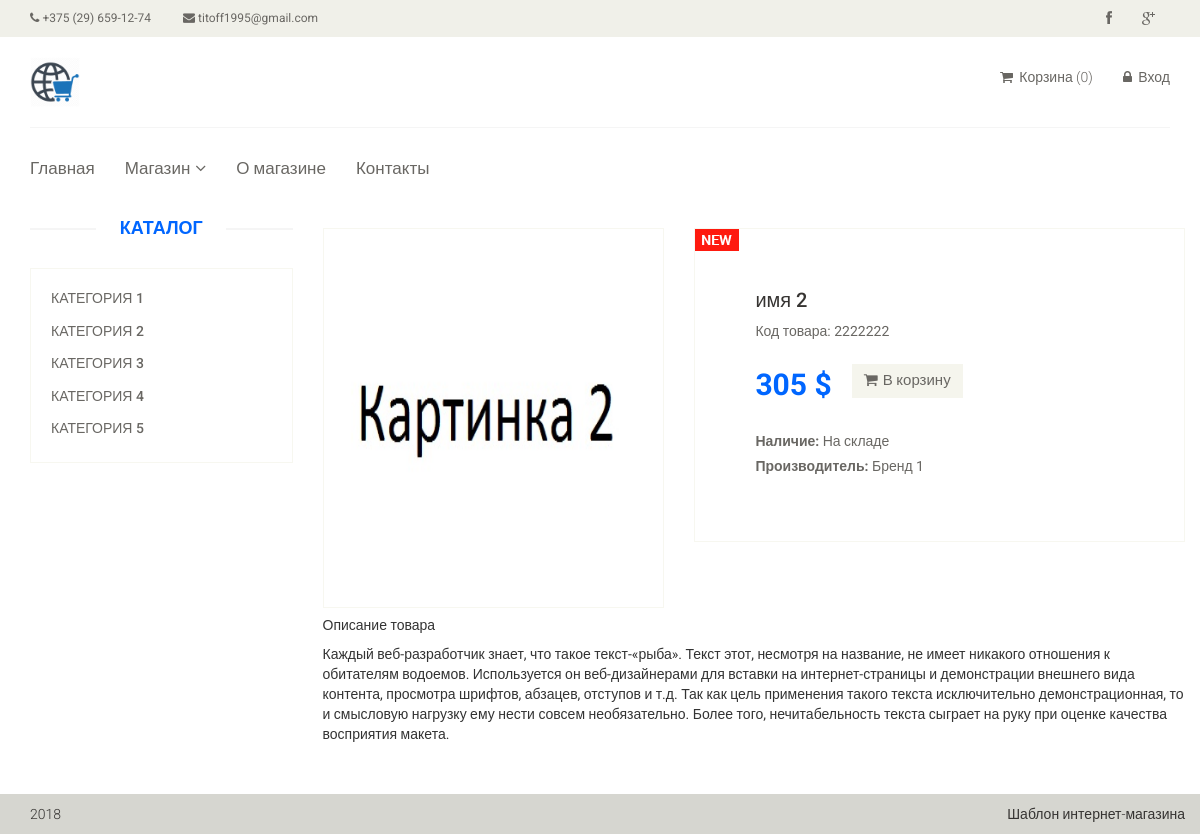
The app's page /product/2 with its own data.
### tables this page shows
CREATE TABLE `product` (
  `id` int(11) NOT NULL,
  `name` varchar(255) NOT NULL,
  `category_id` int(11) NOT NULL,
  `code` int(11) NOT NULL,
  `price` float NOT NULL,
  `availability` int(11) NOT NULL,
  `brand` varchar(255) NOT NULL,
  `image` varchar(255) NOT NULL,
  `description` text NOT NULL,
  `is_new` int(11) NOT NULL DEFAULT '0',
  `is_recommended` int(11) NOT NULL DEFAULT '0',
  `status` int(11) NOT NULL DEFAULT '1'
);

CREATE TABLE `category` (
  `id` int(11) NOT NULL,
  `name` varchar(255) NOT NULL,
  `sort_order` int(11) NOT NULL DEFAULT '0',
  `status` int(11) NOT NULL DEFAULT '1'
);

### config/routes.php (called while the page is built)
<?php
return array(
    'about'=>'site/about/',
    'product/([0-9]+)' => 'product/view/$1',
    'catalog' => 'catalog/index',
    'category/([0-9]+)/page-([0-9]+)' => 'catalog/category/$1/$2',
    'category/([0-9]+)' => 'catalog/category/$1',
     'cart/delete/([0-9]+)' => 'cart/delete/$1',
    'cart/checkout' => 'cart/checkout',
    'cart/add/([0-9]+)'=> 'cart/add/$1',
    'cart/addAjax/([0-9]+)'=> 'cart/addAjax/$1',
    'cart'=> 'cart/index',
    'contacts' => 'site/contact',
    'user/register' => 'user/register',
    'cabinet/edit' => 'cabinet/edit',
    'cabinet' => 'cabinet/index',
    'user/login' => 'user/login',
    'user/logout' => 'user/logout',
    '' => 'site/index',
);

### controllers/ProductController.php (called while the page is built, shortened)
<?php
include_once ROOT . '/models/Category.php';
include_once ROOT . '/models/Product.php';
class ProductController
{
    public function actionView($productId)
    {
        $categories = Category::getCategoriesList();
        $product = Product::getProductById($productId);
        require_once(ROOT . '/views/product/view.php');
        return true;
    }
}

### index.php (called while the page is built, shortened)
<?php
require_once (ROOT. '\components\Autoload.php');
$router = new Router();
$router->run();

### components/Autoload.php (called while the page is built, shortened)
<?php
spl_autoload_register(function ($class_name) {
    $array_path = array(
            '/components/',
            '/models/');
    foreach ($array_path as $path){
        $path = ROOT.$path.$class_name.'.php';
    }
});

### models/Cart.php (called while the page is built, shortened)
<?php
class Cart {
    public static function countItems() {
        if(isset($_SESSION['products'])){
            $count = 0;
            foreach($_SESSION['products'] as $id => $quantity ){
                $count = $count + $quantity;
            }
            return $count;
        } else {
            return 0;
        }
    }
}

### models/User.php (called while the page is built, shortened)
<?php
class User{
         public static function isGuest(){
             if (isset($_SESSION['user'])){
                 return false;
             }else{
                 return true ;
             }
         }
}

### models/Category.php (called while the page is built)
<?php
class Category {
     public static function getCategoriesList() {
        $db = Db::getConnection();
        $categoryList = array();
        $result = $db->query("SELECT id, name "
                ." FROM category ORDER BY sort_order ASC  ");
        $i = 0;
        while ($row = $result->fetch(PDO::FETCH_ASSOC) ){
            $categoryList[$i]['id'] = $row['id'];
            $categoryList[$i]['name'] = $row['name'];
            $i++;
        }
        return $categoryList;
}}

### models/Product.php (called while the page is built, shortened)
<?php
class Product {
    public static function getProductById($id) {
        $id = intval($id);
        if ($id) {
        $db = Db::getConnection();
        $products = array();
        $result = $db->query("SELECT * FROM product WHERE id=".$id);
        $result ->setFetchMode(PDO::FETCH_ASSOC);
        return $result->fetch();
        }
        return $products;
       }
        public static function getImage($id)
    {
        $noImage = 'no-image.jpg';
        $path = '/upload/images/products/';
        $pathToProductImage = $path . $id . '.jpg';
        if (file_exists($_SERVER['DOCUMENT_ROOT'].$pathToProductImage)) {
            return $pathToProductImage;
        }
        return $path . $noImage;
    }
}

### views/product/view.php (the view)
<?php include ROOT.'/views/layouts/header.php'; ?>
        <section>
            <div class="container">
                <div class="row">
                    <div class="col-sm-3">
                        <div class="left-sidebar">
                            <h2>Каталог</h2>
                            <div class="panel-group category-products">
                                <?php foreach ($categories as $categoryItem): ?>
                                <div class="panel panel-default">
                                    <div class="panel-heading">
                                        <h4 class="panel-title">
                                            <a href="/category/<?php echo $categoryItem["id"];?>"
                                                class = "<?php if ($categoryId == $categoryItem["id"]) echo 'active';?>" >
                                            <?php echo $categoryItem["name"];?>
                                            </a>
                                        </h4>
                                    </div>
                                </div>
                                <?php endforeach; ?>
                            </div>
                        </div>
                    </div>
                    <div class="col-sm-9 padding-right">
                        <div class="product-details">
                            <div class="row">
                                <div class="col-sm-5">
                                    <div class="view-product">
                                        <img src="<?php echo Product::getImage($product['id']); ?>" alt="" />
                                    </div>
                                </div>
                                <div class="col-sm-7">
                                    <div class="product-information">
                                        <?php if($product['is_new']):?>
                                        <img src="/template/images/product-details/new.jpg" class="newarrival" alt="" />
                                        <?php endif; ?>
                                        <h2><?php echo $product["name"];?></h2>
                                        <p>Код товара: <?php echo $product["code"];?></p>
                                        <span>
                                            <span><?php echo $product['price']; ?> $</span>
                                            <a href="#" class="btn btn-default add-to-cart" data-id="<?php echo $product['id']; ?>"><i class="fa fa-shopping-cart"></i>В корзину</a>
                                        </span>
                                        <p><b>Наличие:</b>
                                            <?php if($product['availability']):?>
                                        На складе
                                        <?php else:?>
                                        Нет на складе
                                        <?php endif; ?>
                                            </p>
                                        <p><b>Производитель:</b> <?php echo $product["brand"];?></p>
                                    </div>
                                </div>
                            </div>
                            <div class="row">
                                <div class="col-sm-12">
                                    <h5>Описание товара</h5>
                                    <p><?php echo $product["description"];?></p>
                                </div>
                            </div>
                        </div>
                    </div>
                </div>
            </div>
        </section>
      <?php include ROOT.'/views/layouts/footer.php'; ?>

### components/Router.php (shortened to what this page needs)
<?php
class Router {
    private $routes;
    public function __construct() {
        $routesPath = ROOT. '/config/routes.php';
        $this->routes = include($routesPath);
    }
    private function getURI(){
        if(!empty($_SERVER['REQUEST_URI'])){
            return trim($_SERVER['REQUEST_URI'], '/' ) ;
        }
    }
    public function run() {
        $uri = $this->getURI();
        foreach ($this->routes as $uriPattern => $path){
            if (preg_match("~$uriPattern~", $uri)){
                    $internalRoute = preg_replace("~$uriPattern~", $path, $uri);
                $segments = explode('/', $internalRoute);
                $controllerName = array_shift($segments).'Controller';
                $actionName = 'action'.ucfirst(array_shift($segments));
                $parameters=$segments;
                $controllerObject = new $controllerName;
                $result = call_user_func_array(array($controllerObject, $actionName), $parameters);
                if ($result!=null){
                    break;
                }
    } }
     }
            }

### views/layouts/header.php (shortened to what this page needs)
<!DOCTYPE html>
<html lang="en">
    <head>
        <link href="/template/css/bootstrap.min.css" rel="stylesheet">
        <link href="/template/css/font-awesome.min.css" rel="stylesheet">
        <link href="/template/css/prettyPhoto.css" rel="stylesheet">
        <link href="/template/css/price-range.css" rel="stylesheet">
        <link href="/template/css/animate.css" rel="stylesheet">
        <link href="/template/css/main.css" rel="stylesheet">
        <link href="/template/css/responsive.css" rel="stylesheet">
    </head>
    <body>
        <header id="header">
            <div class="header_top">
                <div class="container">
                    <div class="row">
                        <div class="col-sm-6">
                            <div class="contactinfo">
                                <ul class="nav nav-pills">
                                    <li><a href="#"><i class="fa fa-phone"></i> +375 (29) 659-12-74</a></li>
                                    <li><a href="#"><i class="fa fa-envelope"></i> titoff1995@gmail.com</a></li>
                                </ul>
                            </div>
                        </div>
                        <div class="col-sm-6">
                            <div class="social-icons pull-right">
                                <ul class="nav navbar-nav">
                                    <li><a href="#"><i class="fa fa-facebook"></i></a></li>
                                    <li><a href="#"><i class="fa fa-google-plus"></i></a></li>
                                </ul>
                            </div>
                        </div>
                    </div>
                </div>
            </div>
            <div class="header-middle">
                <div class="container">
                    <div class="row">
                        <div class="col-sm-4">
                            <div class="logo pull-left">
                                <a href="index.html"><img src="/template/images/home/logo.png" alt="" /></a>
                            </div>
                        </div>
                        <div class="col-sm-8">
                            <div class="shop-menu pull-right">
                                <ul class="nav navbar-nav">
                                    <li><a href="/cart/"><i class="fa fa-shopping-cart"></i> Корзина (<span id="cart-count"><?php echo Cart::countItems();?></span>)</a></li>
                                    <?php if ( User:: isGuest()): ?>
                                    <li><a href="/user/login/"><i class="fa fa-lock"></i> Вход</a></li>
                                    <?php else: ?>
                                    <li><a href="/cabinet/"><i class="fa fa-user"></i> Аккаунт</a></li>
                                    <li><a href="/user/logout/"><i class="fa fa-unlock"></i> Выход</a></li>
                                    <?php endif; ?>
                                </ul>
                            </div>
                        </div>
                    </div>
                </div>
            </div>
            <div class="header-bottom">
                <div class="container">
                    <div class="row">
                        <div class="col-sm-12">
                            <div class="mainmenu pull-left">
                                <ul class="nav navbar-nav collapse navbar-collapse">
                                    <li><a href="/">Главная</a></li>
                                    <li class="dropdown"><a href="#">Магазин<i class="fa fa-angle-down"></i></a>
                                    </li>
                                    <li><a href="/about/">О магазине</a></li>
                                    <li><a href="/contacts/">Контакты</a></li>
                                </ul>
                            </div>
                        </div>
                    </div>
                </div>
            </div>
        </header>

### views/layouts/footer.php (shortened to what this page needs)
        <footer id="footer">
            <div class="footer-bottom">
                <div class="container">
                    <div class="row">
                        <p class="pull-left">2018</p>
                        <p class="pull-right">Шаблон интернет-магазина</p>
                    </div>
                </div>
            </div>
        </footer>
    </body>
</html>

### records on screen
product: is_new 1 (drawn), name "имя 2", code "2222222", price "305", availability "На складе", brand "Бренд 1", description "Каждый веб-разработчик знает, что такое текст-«рыба». Текст этот, несмотря на название, не имеет никакого отношения к обитателям водоемов. Используется он веб-дизайнерами для вставки на интернет-страницы и демонстрации внешнего вида контента, просмотра шрифтов, абзацев, отступов и т.д. Так как цель применения такого текста исключительно демонстрационная, то и смысловую нагрузку ему нести совсем необязательно. Более того, нечитабельность текста сыграет на руку при оценке качества восприятия макета."
category: name "КАТЕГОРИЯ 1"
category: name "КАТЕГОРИЯ 2"
category: name "КАТЕГОРИЯ 3"
category: name "КАТЕГОРИЯ 4"
category: name "КАТЕГОРИЯ 5"
